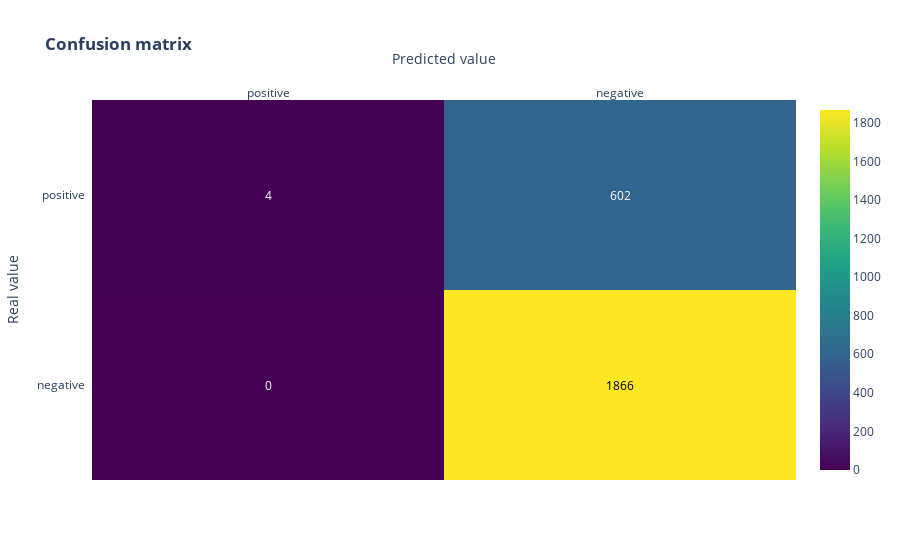

Notebook code cell kept with this figure:
### Code cell
y_preds = (model.predict(X_test) > 0.5).astype("int32")
conf_matrix(metrics.confusion_matrix(y_test, y_preds))

### Figure 1 — Plotly figure (JSON) as saved in the notebook; plotly's stock layout.template omitted (floating-point values rounded to 4 significant figures)
{"data": [{"colorscale": [[0, "#440154"], [0.1111, "#482878"], [0.2222, "#3e4989"], [0.3333, "#31688e"], [0.4444, "#26828e"], [0.5556, "#1f9e89"], [0.6667, "#35b779"], [0.7778, "#6ece58"], [0.8889, "#b5de2b"], [1, "#fde725"]], "reversescale": false, "showscale": true, "type": "heatmap", "x": ["positive", "negative"], "y": ["negative", "positive"], "z": [[0, 1866], [4, 602]]}], "layout": {"annotations": [{"font": {"color": "#FFFFFF"}, "showarrow": false, "text": "0", "x": "positive", "xref": "x", "y": "negative", "yref": "y"}, {"font": {"color": "#000000"}, "showarrow": false, "text": "1866", "x": "negative", "xref": "x", "y": "negative", "yref": "y"}, {"font": {"color": "#FFFFFF"}, "showarrow": false, "text": "4", "x": "positive", "xref": "x", "y": "positive", "yref": "y"}, {"font": {"color": "#FFFFFF"}, "showarrow": false, "text": "602", "x": "negative", "xref": "x", "y": "positive", "yref": "y"}], "title": {"text": "<b>Confusion matrix</b>"}, "xaxis": {"dtick": 1, "gridcolor": "rgb(0, 0, 0)", "side": "top", "ticks": "", "title": {"text": "Predicted value"}}, "yaxis": {"dtick": 1, "ticks": "", "ticksuffix": "  ", "title": {"text": "Real value"}}}}
